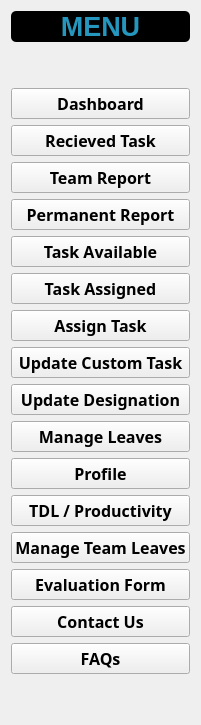
        <widget class="QWidget" name="LeftMenu" native="true">
         <property name="minimumSize">
          <size>
           <width>0</width>
           <height>0</height>
          </size>
         </property>
         <property name="maximumSize">
          <size>
           <width>350</width>
           <height>16777215</height>
          </size>
         </property>
         <property name="styleSheet">
          <string notr="true">#UpdateDesignationBtn:hover, #ManageTeamLeavesBtn:hover, #WriterProgressBtn:hover, #UpdateRecievedTaskBtn:hover, #WriterDashboardBtn:hover, #WordCountReport:hover, #TaskAssignedBtn:hover, #TaskApprovedBtn:hover, #TDLBtn:hover, #RegisterClientBtn:hover,    #ProfileBtn:hover, #PermanentReportBtn:hover, #PaymentBtn:hover, #ManageWordCountBtn:hover,    #ManageLeavesBtn:hover, #ManageExpensesBtn:hover, #InProgressBtn:hover,    #FAQsBtn:hover,   #DashboardBtn:hover,#ContactUsBtn:hover,#AssignTaskBtn:hover,#ClientDetailsBtn:hover{
    background-color: white;
    text-align:center;
	margin-right: 5%;
    }
#UpdateDesignationBtn, #ManageTeamLeavesBtn, #WriterProgressBtn, #UpdateRecievedTaskBtn, #WriterDashboardBtn, #WordCountReport, #TaskAssignedBtn, #TaskApprovedBtn, #TDLBtn, #RegisterClientBtn, #ProfileBtn, #PermanentReportBtn, #PaymentBtn,    #ManageWordCountBtn, #ManageLeavesBtn, #InProgressBtn, #FAQsBtn, #DashboardBtn,    #ContactUsBtn,    #ManageExpensesBtn, #ClientDetailsBtn,    #AssignTaskBtn{
    border-radius:5px;
    background-color:transparent;padding:5px;text-align:left;
    }
#UpdateDesignationBtn:focus, #ManageTeamLeavesBtn:focus, #WriterProgressBtn:focus, #WriterDashboardBtn:focus, #UpdateRecievedTaskBtn:focus , #WordCountReport:focus, #TaskAssignedBtn:focus, #TaskApprovedBtn:focus, #TDLBtn:focus, #RegisterClientBtn:focus, #ProfileBtn:focus, #PermanentReportBtn:focus, #PaymentBtn:focus,    #ManageWordCountBtn:focus, #ManageLeavesBtn:focus, #InProgressBtn:focus, #FAQsBtn:focus, #DashboardBtn:focus,    #ContactUsBtn:focus,    #ManageExpensesBtn:focus, #ClientDetailsBtn:focus,    #AssignTaskBtn:focus{
    border-top-left-radius:15px;
    border-top-right-radius:0px;
	border-bottom-left-radius: 0px;
    border-bottom-right-radius: 0px;
	background-color:white;
	padding:5px;
	text-align:right;
    }</string>
         </property>
         <layout class="QVBoxLayout" name="verticalLayout_2">
          <item>
           <widget class="QLabel" name="LabelForMenu">
            <property name="font">
             <font>
              <pointsize>20</pointsize>
              <weight>75</weight>
              <italic>false</italic>
              <bold>true</bold>
              <underline>false</underline>
              <strikeout>false</strikeout>
             </font>
            </property>
            <property name="styleSheet">
             <string notr="true">color:#2596be;
 background-color: black;
 border-radius:5px</string>
            </property>
            <property name="text">
             <string>MENU</string>
            </property>
            <property name="alignment">
             <set>Qt::AlignCenter</set>
            </property>
           </widget>
          </item>
          <item>
           <spacer name="verticalSpacer_17">
            <property name="orientation">
             <enum>Qt::Vertical</enum>
            </property>
            <property name="sizeHint" stdset="0">
             <size>
              <width>20</width>
              <height>40</height>
             </size>
            </property>
           </spacer>
          </item>
          <item>
           <widget class="QPushButton" name="DashboardBtn">
            <property name="maximumSize">
             <size>
              <width>16777213</width>
              <height>16777215</height>
             </size>
            </property>
            <property name="font">
             <font>
              <family>Malgun Gothic</family>
              <pointsize>12</pointsize>
              <weight>75</weight>
              <bold>true</bold>
             </font>
            </property>
            <property name="cursor">
             <cursorShape>PointingHandCursor</cursorShape>
            </property>
            <property name="styleSheet">
             <string notr="true"/>
            </property>
            <property name="text">
             <string>Dashboard</string>
            </property>
            <property name="icon">
             <iconset resource="../IconsResources.qrc">
              <normaloff>:/Icons/Icons/airplay.svg</normaloff>:/Icons/Icons/airplay.svg</iconset>
            </property>
           </widget>
          </item>
          <item>
           <widget class="QPushButton" name="UpdateRecievedTaskBtn">
            <property name="maximumSize">
             <size>
              <width>16777213</width>
              <height>16777215</height>
             </size>
            </property>
            <property name="font">
             <font>
              <family>Malgun Gothic</family>
              <pointsize>12</pointsize>
              <weight>75</weight>
              <bold>true</bold>
             </font>
            </property>
            <property name="cursor">
             <cursorShape>PointingHandCursor</cursorShape>
            </property>
            <property name="styleSheet">
             <string notr="true"/>
            </property>
            <property name="text">
             <string>Recieved Task</string>
            </property>
            <property name="icon">
             <iconset resource="../IconsResources.qrc">
              <normaloff>:/Icons/Icons/check.svg</normaloff>:/Icons/Icons/check.svg</iconset>
            </property>
           </widget>
          </item>
          <item>
           <widget class="QPushButton" name="WriterProgressBtn">
            <property name="font">
             <font>
              <family>Malgun Gothic</family>
              <pointsize>12</pointsize>
              <weight>75</weight>
              <bold>true</bold>
             </font>
            </property>
            <property name="cursor">
             <cursorShape>PointingHandCursor</cursorShape>
            </property>
            <property name="styleSheet">
             <string notr="true"/>
            </property>
            <property name="text">
             <string>Team Report</string>
            </property>
            <property name="icon">
             <iconset resource="../IconsResources.qrc">
              <normaloff>:/Icons/Icons/cpu.svg</normaloff>:/Icons/Icons/cpu.svg</iconset>
            </property>
           </widget>
          </item>
          <item>
           <widget class="QPushButton" name="PermanentReportBtn">
            <property name="font">
             <font>
              <family>Malgun Gothic</family>
              <pointsize>12</pointsize>
              <weight>75</weight>
              <bold>true</bold>
             </font>
            </property>
            <property name="cursor">
             <cursorShape>PointingHandCursor</cursorShape>
            </property>
            <property name="styleSheet">
             <string notr="true"/>
            </property>
            <property name="text">
             <string>Permanent Report</string>
            </property>
            <property name="icon">
             <iconset resource="../IconsResources.qrc">
              <normaloff>:/Icons/Icons/check-circle.svg</normaloff>:/Icons/Icons/check-circle.svg</iconset>
            </property>
           </widget>
          </item>
          <item>
           <widget class="QPushButton" name="TaskApprovedBtn">
            <property name="font">
             <font>
              <family>Malgun Gothic</family>
              <pointsize>12</pointsize>
              <weight>75</weight>
              <bold>true</bold>
             </font>
            </property>
            <property name="cursor">
             <cursorShape>PointingHandCursor</cursorShape>
            </property>
            <property name="styleSheet">
             <string notr="true"/>
            </property>
            <property name="text">
             <string>Task Available</string>
            </property>
            <property name="icon">
             <iconset resource="../IconsResources.qrc">
              <normaloff>:/Icons/Icons/check-square.svg</normaloff>:/Icons/Icons/check-square.svg</iconset>
            </property>
           </widget>
          </item>
          <item>
           <widget class="QPushButton" name="TaskAssignedBtn">
            <property name="font">
             <font>
              <family>Malgun Gothic</family>
              <pointsize>12</pointsize>
              <weight>75</weight>
              <bold>true</bold>
             </font>
            </property>
            <property name="cursor">
             <cursorShape>PointingHandCursor</cursorShape>
            </property>
            <property name="styleSheet">
             <string notr="true"/>
            </property>
            <property name="text">
             <string>Task Assigned</string>
            </property>
            <property name="icon">
             <iconset resource="../IconsResources.qrc">
              <normaloff>:/Icons/Icons/bar-chart-2.svg</normaloff>:/Icons/Icons/bar-chart-2.svg</iconset>
            </property>
           </widget>
          </item>
          <item>
           <widget class="QPushButton" name="AssignTaskBtn">
            <property name="font">
             <font>
              <family>Malgun Gothic</family>
              <pointsize>12</pointsize>
              <weight>75</weight>
              <bold>true</bold>
             </font>
            </property>
            <property name="cursor">
             <cursorShape>PointingHandCursor</cursorShape>
            </property>
            <property name="styleSheet">
             <string notr="true"/>
            </property>
            <property name="text">
             <string>Assign Task</string>
            </property>
            <property name="icon">
             <iconset resource="../IconsResources.qrc">
              <normaloff>:/Icons/Icons/at-sign.svg</normaloff>:/Icons/Icons/at-sign.svg</iconset>
            </property>
           </widget>
          </item>
          <item>
           <widget class="QPushButton" name="WordCountReport">
            <property name="font">
             <font>
              <family>Malgun Gothic</family>
              <pointsize>12</pointsize>
              <weight>75</weight>
              <bold>true</bold>
             </font>
            </property>
            <property name="cursor">
             <cursorShape>PointingHandCursor</cursorShape>
            </property>
            <property name="styleSheet">
             <string notr="true"/>
            </property>
            <property name="text">
             <string>Update Custom Task</string>
            </property>
            <property name="icon">
             <iconset resource="../IconsResources.qrc">
              <normaloff>:/Icons/Icons/check.svg</normaloff>:/Icons/Icons/check.svg</iconset>
            </property>
           </widget>
          </item>
          <item>
           <widget class="QPushButton" name="UpdateDesignationBtn">
            <property name="font">
             <font>
              <family>Malgun Gothic</family>
              <pointsize>12</pointsize>
              <weight>75</weight>
              <bold>true</bold>
             </font>
            </property>
            <property name="cursor">
             <cursorShape>PointingHandCursor</cursorShape>
            </property>
            <property name="styleSheet">
             <string notr="true"/>
            </property>
            <property name="text">
             <string>Update Designation</string>
            </property>
            <property name="icon">
             <iconset resource="../IconsResources.qrc">
              <normaloff>:/Icons/Icons/check-circle.svg</normaloff>:/Icons/Icons/check-circle.svg</iconset>
            </property>
           </widget>
          </item>
          <item>
           <widget class="QPushButton" name="ManageLeavesBtn">
            <property name="font">
             <font>
              <family>Malgun Gothic</family>
              <pointsize>12</pointsize>
              <weight>75</weight>
              <bold>true</bold>
             </font>
            </property>
            <property name="cursor">
             <cursorShape>PointingHandCursor</cursorShape>
            </property>
            <property name="styleSheet">
             <string notr="true"/>
            </property>
            <property name="text">
             <string>Manage Leaves</string>
            </property>
            <property name="icon">
             <iconset resource="../IconsResources.qrc">
              <normaloff>:/Icons/Icons/activity.svg</normaloff>:/Icons/Icons/activity.svg</iconset>
            </property>
           </widget>
          </item>
          <item>
           <widget class="QPushButton" name="ProfileBtn">
            <property name="font">
             <font>
              <family>Malgun Gothic</family>
              <pointsize>12</pointsize>
              <weight>75</weight>
              <bold>true</bold>
             </font>
            </property>
            <property name="cursor">
             <cursorShape>PointingHandCursor</cursorShape>
            </property>
            <property name="styleSheet">
             <string notr="true"/>
            </property>
            <property name="text">
             <string>Profile</string>
            </property>
            <property name="icon">
             <iconset resource="../IconsResources.qrc">
              <normaloff>:/Icons/Icons/user.svg</normaloff>:/Icons/Icons/user.svg</iconset>
            </property>
           </widget>
          </item>
          <item>
           <widget class="QPushButton" name="TDLBtn">
            <property name="font">
             <font>
              <family>Malgun Gothic</family>
              <pointsize>12</pointsize>
              <weight>75</weight>
              <bold>true</bold>
             </font>
            </property>
            <property name="cursor">
             <cursorShape>PointingHandCursor</cursorShape>
            </property>
            <property name="styleSheet">
             <string notr="true"/>
            </property>
            <property name="text">
             <string>TDL / Productivity</string>
            </property>
            <property name="icon">
             <iconset resource="../IconsResources.qrc">
              <normaloff>:/Icons/Icons/bar-chart.svg</normaloff>:/Icons/Icons/bar-chart.svg</iconset>
            </property>
           </widget>
          </item>
          <item>
           <widget class="QPushButton" name="ManageTeamLeavesBtn">
            <property name="font">
             <font>
              <family>Malgun Gothic</family>
              <pointsize>12</pointsize>
              <weight>75</weight>
              <bold>true</bold>
             </font>
            </property>
            <property name="cursor">
             <cursorShape>PointingHandCursor</cursorShape>
            </property>
            <property name="styleSheet">
             <string notr="true"/>
            </property>
            <property name="text">
             <string>Manage Team Leaves</string>
            </property>
            <property name="icon">
             <iconset resource="../IconsResources.qrc">
              <normaloff>:/Icons/Icons/phone.svg</normaloff>:/Icons/Icons/phone.svg</iconset>
            </property>
           </widget>
          </item>
          <item>
           <widget class="QPushButton" name="ManageExpensesBtn">
            <property name="font">
             <font>
              <family>Malgun Gothic</family>
              <pointsize>12</pointsize>
              <weight>75</weight>
              <bold>true</bold>
             </font>
            </property>
            <property name="cursor">
             <cursorShape>PointingHandCursor</cursorShape>
            </property>
            <property name="styleSheet">
             <string notr="true"/>
            </property>
            <property name="text">
             <string>Evaluation Form</string>
            </property>
            <property name="icon">
             <iconset resource="../IconsResources.qrc">
              <normaloff>:/Icons/Icons/sliders.svg</normaloff>:/Icons/Icons/sliders.svg</iconset>
            </property>
           </widget>
          </item>
          <item>
           <widget class="QPushButton" name="ContactUsBtn">
            <property name="font">
             <font>
              <family>Malgun Gothic</family>
              <pointsize>12</pointsize>
              <weight>75</weight>
              <bold>true</bold>
             </font>
            </property>
            <property name="cursor">
             <cursorShape>PointingHandCursor</cursorShape>
            </property>
            <property name="styleSheet">
             <string notr="true"/>
            </property>
            <property name="text">
             <string>Contact Us</string>
            </property>
            <property name="icon">
             <iconset resource="../IconsResources.qrc">
              <normaloff>:/Icons/Icons/phone.svg</normaloff>:/Icons/Icons/phone.svg</iconset>
            </property>
           </widget>
          </item>
          <item>
           <widget class="QPushButton" name="FAQsBtn">
            <property name="font">
             <font>
              <family>Malgun Gothic</family>
              <pointsize>12</pointsize>
              <weight>75</weight>
              <bold>true</bold>
             </font>
            </property>
            <property name="cursor">
             <cursorShape>PointingHandCursor</cursorShape>
            </property>
            <property name="styleSheet">
             <string notr="true"/>
            </property>
            <property name="text">
             <string>FAQs</string>
            </property>
            <property name="icon">
             <iconset resource="../IconsResources.qrc">
              <normaloff>:/Icons/Icons/codepen.svg</normaloff>:/Icons/Icons/codepen.svg</iconset>
            </property>
           </widget>
          </item>
          <item>
           <spacer name="verticalSpacer_16">
            <property name="orientation">
             <enum>Qt::Vertical</enum>
            </property>
            <property name="sizeHint" stdset="0">
             <size>
              <width>20</width>
              <height>40</height>
             </size>
            </property>
           </spacer>
          </item>
         </layout>
        </widget>
